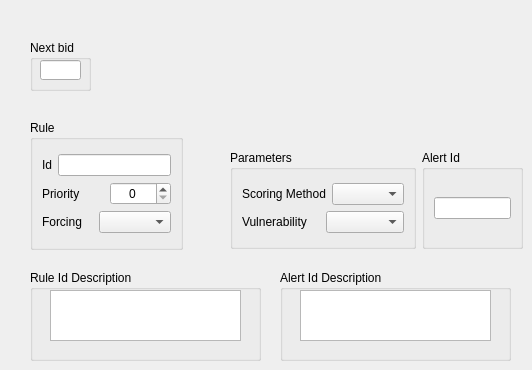
   <widget class="QWidget" name="Rule">
    <attribute name="title">
     <string>Rule</string>
    </attribute>
    <widget class="QWidget" name="layoutWidget">
     <property name="geometry">
      <rect>
       <x>230</x>
       <y>150</y>
       <width>293</width>
       <height>99</height>
      </rect>
     </property>
     <layout class="QHBoxLayout" name="horizontalLayout_14">
      <item>
       <widget class="QGroupBox" name="groupBox_10">
        <property name="whatsThis">
         <string>Scoring method and vulnerability for the rule</string>
        </property>
        <property name="title">
         <string>Parameters</string>
        </property>
        <layout class="QVBoxLayout" name="verticalLayout_4">
         <item>
          <layout class="QVBoxLayout" name="verticalLayout_3">
           <item>
            <layout class="QHBoxLayout" name="horizontalLayout_11">
             <item>
              <widget class="QLabel" name="label_7">
               <property name="text">
                <string>Scoring Method</string>
               </property>
              </widget>
             </item>
             <item>
              <widget class="QComboBox" name="ruleScoringMethod"/>
             </item>
            </layout>
           </item>
           <item>
            <layout class="QHBoxLayout" name="horizontalLayout_12">
             <item>
              <widget class="QLabel" name="label_8">
               <property name="text">
                <string>Vulnerability</string>
               </property>
              </widget>
             </item>
             <item>
              <widget class="QComboBox" name="ruleVulnerability"/>
             </item>
            </layout>
           </item>
          </layout>
         </item>
        </layout>
       </widget>
      </item>
      <item>
       <widget class="QGroupBox" name="groupBox_9">
        <property name="whatsThis">
         <string>Alert id for the rule (0 if no alert).</string>
        </property>
        <property name="title">
         <string>Alert Id</string>
        </property>
        <layout class="QVBoxLayout" name="verticalLayout_6">
         <item>
          <widget class="QLineEdit" name="ruleAlertId">
           <property name="alignment">
            <set>Qt::AlignCenter</set>
           </property>
          </widget>
         </item>
        </layout>
       </widget>
      </item>
     </layout>
    </widget>
    <widget class="QGroupBox" name="groupBox_7">
     <property name="geometry">
      <rect>
       <x>30</x>
       <y>120</y>
       <width>153</width>
       <height>130</height>
      </rect>
     </property>
     <property name="whatsThis">
      <string>Id, priority and forcing type for the rule</string>
     </property>
     <property name="title">
      <string>Rule</string>
     </property>
     <layout class="QVBoxLayout" name="verticalLayout_2">
      <item>
       <layout class="QVBoxLayout" name="verticalLayout">
        <item>
         <layout class="QHBoxLayout" name="horizontalLayout_8">
          <item>
           <widget class="QLabel" name="label_9">
            <property name="text">
             <string>Id</string>
            </property>
           </widget>
          </item>
          <item>
           <widget class="QLineEdit" name="ruleId">
            <property name="whatsThis">
             <string/>
            </property>
            <property name="alignment">
             <set>Qt::AlignCenter</set>
            </property>
           </widget>
          </item>
         </layout>
        </item>
        <item>
         <layout class="QHBoxLayout" name="horizontalLayout_9">
          <item>
           <widget class="QLabel" name="label_5">
            <property name="text">
             <string>Priority</string>
            </property>
           </widget>
          </item>
          <item>
           <widget class="QSpinBox" name="rulePriority">
            <property name="whatsThis">
             <string/>
            </property>
            <property name="alignment">
             <set>Qt::AlignCenter</set>
            </property>
            <property name="maximum">
             <number>7</number>
            </property>
           </widget>
          </item>
         </layout>
        </item>
        <item>
         <layout class="QHBoxLayout" name="horizontalLayout_10">
          <item>
           <widget class="QLabel" name="label_6">
            <property name="text">
             <string>Forcing</string>
            </property>
           </widget>
          </item>
          <item>
           <widget class="QComboBox" name="ruleForcing">
            <property name="whatsThis">
             <string/>
            </property>
           </widget>
          </item>
         </layout>
        </item>
       </layout>
      </item>
     </layout>
    </widget>
    <widget class="QGroupBox" name="groupBox_8">
     <property name="geometry">
      <rect>
       <x>30</x>
       <y>40</y>
       <width>61</width>
       <height>51</height>
      </rect>
     </property>
     <property name="title">
      <string>Next bid</string>
     </property>
     <widget class="QLineEdit" name="ruleBid">
      <property name="enabled">
       <bool>true</bool>
      </property>
      <property name="geometry">
       <rect>
        <x>10</x>
        <y>20</y>
        <width>41</width>
        <height>20</height>
       </rect>
      </property>
      <property name="sizePolicy">
       <sizepolicy hsizetype="Expanding" vsizetype="Fixed">
        <horstretch>0</horstretch>
        <verstretch>0</verstretch>
       </sizepolicy>
      </property>
      <property name="whatsThis">
       <string>&lt;html&gt;&lt;head/&gt;&lt;body&gt;&lt;p&gt;The bid the rule is for&lt;/p&gt;&lt;/body&gt;&lt;/html&gt;</string>
      </property>
      <property name="alignment">
       <set>Qt::AlignCenter</set>
      </property>
      <property name="readOnly">
       <bool>true</bool>
      </property>
     </widget>
    </widget>
    <widget class="QGroupBox" name="groupBox_11">
     <property name="geometry">
      <rect>
       <x>30</x>
       <y>270</y>
       <width>231</width>
       <height>91</height>
      </rect>
     </property>
     <property name="whatsThis">
      <string>Textual description of the rule</string>
     </property>
     <property name="title">
      <string>Rule Id Description</string>
     </property>
     <widget class="QPlainTextEdit" name="ruleIdDesc">
      <property name="geometry">
       <rect>
        <x>20</x>
        <y>20</y>
        <width>191</width>
        <height>51</height>
       </rect>
      </property>
     </widget>
    </widget>
    <widget class="QGroupBox" name="groupBox_12">
     <property name="geometry">
      <rect>
       <x>280</x>
       <y>270</y>
       <width>231</width>
       <height>91</height>
      </rect>
     </property>
     <property name="whatsThis">
      <string>Textual description of the alert</string>
     </property>
     <property name="title">
      <string>Alert Id Description</string>
     </property>
     <widget class="QPlainTextEdit" name="alertIdDesc">
      <property name="geometry">
       <rect>
        <x>20</x>
        <y>20</y>
        <width>191</width>
        <height>51</height>
       </rect>
      </property>
     </widget>
    </widget>
   </widget>
